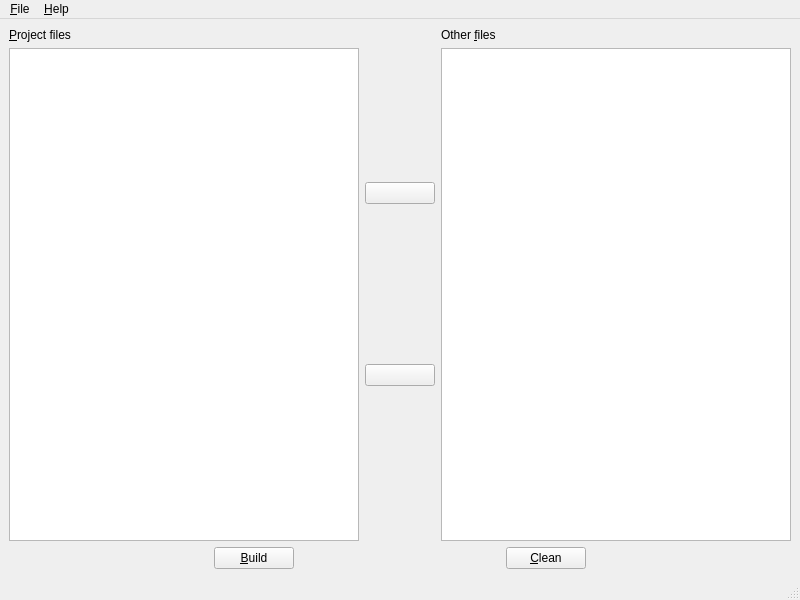
<?xml version="1.0" encoding="UTF-8"?>
<ui version="4.0">
 <class>MainWindow</class>
 <widget class="QMainWindow" name="MainWindow">
  <property name="geometry">
   <rect>
    <x>0</x>
    <y>0</y>
    <width>800</width>
    <height>600</height>
   </rect>
  </property>
  <property name="windowTitle">
   <string>hatch-pyside</string>
  </property>
  <property name="windowIcon">
   <iconset theme="applications-development"/>
  </property>
  <property name="locale">
   <locale language="English" country="UnitedStates"/>
  </property>
  <widget class="QWidget" name="centralwidget">
   <layout class="QGridLayout" name="gridLayout">
    <item row="0" column="0">
     <layout class="QVBoxLayout" name="verticalLayout_4">
      <item>
       <layout class="QHBoxLayout" name="horizontalLayout">
        <item>
         <layout class="QVBoxLayout" name="verticalLayout_2">
          <item>
           <widget class="QLabel" name="label">
            <property name="text">
             <string>&amp;Project files</string>
            </property>
            <property name="buddy">
             <cstring>project_files_widget</cstring>
            </property>
           </widget>
          </item>
          <item>
           <widget class="QListWidget" name="project_files_widget">
            <property name="selectionMode">
             <enum>QAbstractItemView::SelectionMode::ExtendedSelection</enum>
            </property>
           </widget>
          </item>
         </layout>
        </item>
        <item>
         <layout class="QVBoxLayout" name="verticalLayout">
          <item>
           <widget class="QPushButton" name="pushButton">
            <property name="minimumSize">
             <size>
              <width>70</width>
              <height>0</height>
             </size>
            </property>
            <property name="text">
             <string/>
            </property>
            <property name="icon">
             <iconset theme="media-seek-forward"/>
            </property>
           </widget>
          </item>
          <item>
           <widget class="QPushButton" name="pushButton_2">
            <property name="minimumSize">
             <size>
              <width>70</width>
              <height>0</height>
             </size>
            </property>
            <property name="text">
             <string/>
            </property>
            <property name="icon">
             <iconset theme="media-seek-backward"/>
            </property>
           </widget>
          </item>
         </layout>
        </item>
        <item>
         <layout class="QVBoxLayout" name="verticalLayout_3">
          <item>
           <widget class="QLabel" name="label_2">
            <property name="text">
             <string>Other &amp;files</string>
            </property>
            <property name="buddy">
             <cstring>files_widget</cstring>
            </property>
           </widget>
          </item>
          <item>
           <widget class="QListWidget" name="files_widget">
            <property name="selectionMode">
             <enum>QAbstractItemView::SelectionMode::ExtendedSelection</enum>
            </property>
           </widget>
          </item>
         </layout>
        </item>
       </layout>
      </item>
      <item>
       <layout class="QHBoxLayout" name="horizontalLayout_2">
        <item>
         <spacer name="horizontalSpacer_2">
          <property name="orientation">
           <enum>Qt::Orientation::Horizontal</enum>
          </property>
          <property name="sizeHint" stdset="0">
           <size>
            <width>40</width>
            <height>20</height>
           </size>
          </property>
         </spacer>
        </item>
        <item>
         <widget class="QPushButton" name="pushButton_3">
          <property name="text">
           <string>&amp;Build</string>
          </property>
         </widget>
        </item>
        <item>
         <spacer name="horizontalSpacer">
          <property name="orientation">
           <enum>Qt::Orientation::Horizontal</enum>
          </property>
          <property name="sizeHint" stdset="0">
           <size>
            <width>40</width>
            <height>20</height>
           </size>
          </property>
         </spacer>
        </item>
        <item>
         <widget class="QPushButton" name="pushButton_4">
          <property name="text">
           <string>&amp;Clean</string>
          </property>
         </widget>
        </item>
        <item>
         <spacer name="horizontalSpacer_3">
          <property name="orientation">
           <enum>Qt::Orientation::Horizontal</enum>
          </property>
          <property name="sizeHint" stdset="0">
           <size>
            <width>40</width>
            <height>20</height>
           </size>
          </property>
         </spacer>
        </item>
       </layout>
      </item>
     </layout>
    </item>
   </layout>
  </widget>
  <widget class="QMenuBar" name="menubar">
   <property name="geometry">
    <rect>
     <x>0</x>
     <y>0</y>
     <width>800</width>
     <height>33</height>
    </rect>
   </property>
   <widget class="QMenu" name="menu_File">
    <property name="title">
     <string>&amp;File</string>
    </property>
    <addaction name="action_Change_project_folder"/>
    <addaction name="separator"/>
    <addaction name="action_Reload"/>
    <addaction name="action_Save"/>
    <addaction name="separator"/>
    <addaction name="action_Quit"/>
   </widget>
   <widget class="QMenu" name="menu_Help">
    <property name="title">
     <string>&amp;Help</string>
    </property>
    <addaction name="action_About"/>
    <addaction name="actionAbout_Qt"/>
   </widget>
   <addaction name="menu_File"/>
   <addaction name="menu_Help"/>
  </widget>
  <widget class="QStatusBar" name="statusbar"/>
  <action name="action_Change_project_folder">
   <property name="text">
    <string>&amp;Change project folder</string>
   </property>
  </action>
  <action name="action_Quit">
   <property name="text">
    <string>&amp;Quit</string>
   </property>
   <property name="statusTip">
    <string extracomment="Quit and terminate the application"/>
   </property>
   <property name="shortcut">
    <string>Ctrl+X</string>
   </property>
   <property name="menuRole">
    <enum>QAction::MenuRole::QuitRole</enum>
   </property>
  </action>
  <action name="action_About">
   <property name="text">
    <string>&amp;About...</string>
   </property>
   <property name="statusTip">
    <string extracomment="Show elements about the application (version)"/>
   </property>
   <property name="menuRole">
    <enum>QAction::MenuRole::AboutRole</enum>
   </property>
  </action>
  <action name="actionAbout_Qt">
   <property name="text">
    <string>About &amp;Qt...</string>
   </property>
   <property name="statusTip">
    <string extracomment="Show elements on the used Qt version"/>
   </property>
   <property name="whatsThis">
    <string extracomment="Elements QT"/>
   </property>
   <property name="menuRole">
    <enum>QAction::MenuRole::AboutQtRole</enum>
   </property>
  </action>
  <action name="action_Reload">
   <property name="text">
    <string>&amp;Reload</string>
   </property>
  </action>
  <action name="action_Save">
   <property name="text">
    <string>&amp;Save</string>
   </property>
  </action>
 </widget>
 <resources/>
 <connections>
  <connection>
   <sender>action_Quit</sender>
   <signal>triggered()</signal>
   <receiver>MainWindow</receiver>
   <slot>close()</slot>
   <hints>
    <hint type="sourcelabel">
     <x>-1</x>
     <y>-1</y>
    </hint>
    <hint type="destinationlabel">
     <x>399</x>
     <y>299</y>
    </hint>
   </hints>
  </connection>
  <connection>
   <sender>actionAbout_Qt</sender>
   <signal>triggered()</signal>
   <receiver>MainWindow</receiver>
   <slot>about_qt()</slot>
   <hints>
    <hint type="sourcelabel">
     <x>-1</x>
     <y>-1</y>
    </hint>
    <hint type="destinationlabel">
     <x>399</x>
     <y>299</y>
    </hint>
   </hints>
  </connection>
  <connection>
   <sender>action_About</sender>
   <signal>triggered()</signal>
   <receiver>MainWindow</receiver>
   <slot>about()</slot>
   <hints>
    <hint type="sourcelabel">
     <x>-1</x>
     <y>-1</y>
    </hint>
    <hint type="destinationlabel">
     <x>399</x>
     <y>299</y>
    </hint>
   </hints>
  </connection>
  <connection>
   <sender>action_Change_project_folder</sender>
   <signal>triggered()</signal>
   <receiver>MainWindow</receiver>
   <slot>change_project()</slot>
   <hints>
    <hint type="sourcelabel">
     <x>-1</x>
     <y>-1</y>
    </hint>
    <hint type="destinationlabel">
     <x>399</x>
     <y>299</y>
    </hint>
   </hints>
  </connection>
  <connection>
   <sender>pushButton</sender>
   <signal>clicked()</signal>
   <receiver>MainWindow</receiver>
   <slot>remove()</slot>
   <hints>
    <hint type="sourcelabel">
     <x>395</x>
     <y>198</y>
    </hint>
    <hint type="destinationlabel">
     <x>395</x>
     <y>133</y>
    </hint>
   </hints>
  </connection>
  <connection>
   <sender>pushButton_2</sender>
   <signal>clicked()</signal>
   <receiver>MainWindow</receiver>
   <slot>add()</slot>
   <hints>
    <hint type="sourcelabel">
     <x>404</x>
     <y>378</y>
    </hint>
    <hint type="destinationlabel">
     <x>399</x>
     <y>479</y>
    </hint>
   </hints>
  </connection>
  <connection>
   <sender>pushButton_3</sender>
   <signal>clicked()</signal>
   <receiver>MainWindow</receiver>
   <slot>build()</slot>
   <hints>
    <hint type="sourcelabel">
     <x>243</x>
     <y>556</y>
    </hint>
    <hint type="destinationlabel">
     <x>104</x>
     <y>556</y>
    </hint>
   </hints>
  </connection>
  <connection>
   <sender>pushButton_4</sender>
   <signal>clicked()</signal>
   <receiver>MainWindow</receiver>
   <slot>clean()</slot>
   <hints>
    <hint type="sourcelabel">
     <x>560</x>
     <y>555</y>
    </hint>
    <hint type="destinationlabel">
     <x>703</x>
     <y>554</y>
    </hint>
   </hints>
  </connection>
  <connection>
   <sender>action_Reload</sender>
   <signal>triggered()</signal>
   <receiver>MainWindow</receiver>
   <slot>reload()</slot>
   <hints>
    <hint type="sourcelabel">
     <x>-1</x>
     <y>-1</y>
    </hint>
    <hint type="destinationlabel">
     <x>399</x>
     <y>299</y>
    </hint>
   </hints>
  </connection>
  <connection>
   <sender>action_Save</sender>
   <signal>triggered()</signal>
   <receiver>MainWindow</receiver>
   <slot>save()</slot>
   <hints>
    <hint type="sourcelabel">
     <x>-1</x>
     <y>-1</y>
    </hint>
    <hint type="destinationlabel">
     <x>399</x>
     <y>299</y>
    </hint>
   </hints>
  </connection>
 </connections>
 <slots>
  <slot>about()</slot>
  <slot>change_project()</slot>
  <slot>about_qt()</slot>
  <slot>reload()</slot>
  <slot>build()</slot>
  <slot>clean()</slot>
  <slot>add()</slot>
  <slot>remove()</slot>
  <slot>save()</slot>
 </slots>
</ui>
